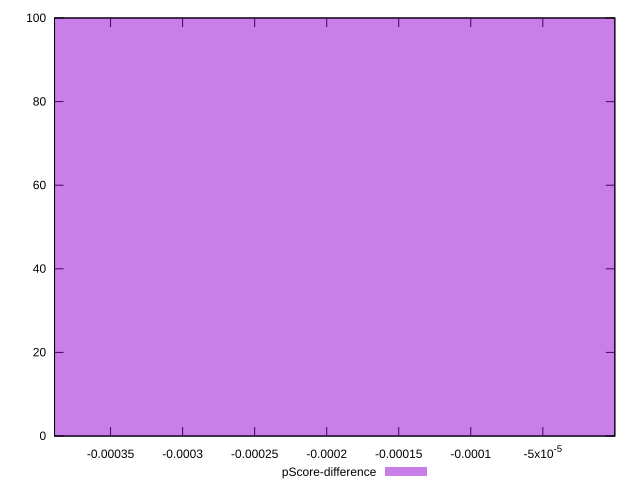

The gnuplot source for this figure:
reset

$pScoreDifference <<EOF
0 100
EOF

set key outside below
set boxwidth 0.1
set xrange [-0.0003888839121699572:-3.5865703518211944e-8]
set yrange [0:100]
set trange [0:100]
set style fill transparent solid 0.5 noborder
set terminal svg size 640, 490 enhanced background rgb 'white'
set output "reports/report_00030_2021-02-24T20-42-31.540Z/max-potential-fid/samples/agenda/pScore-difference/histogram.svg"

plot $pScoreDifference title "pScore-difference" with boxes

reset
